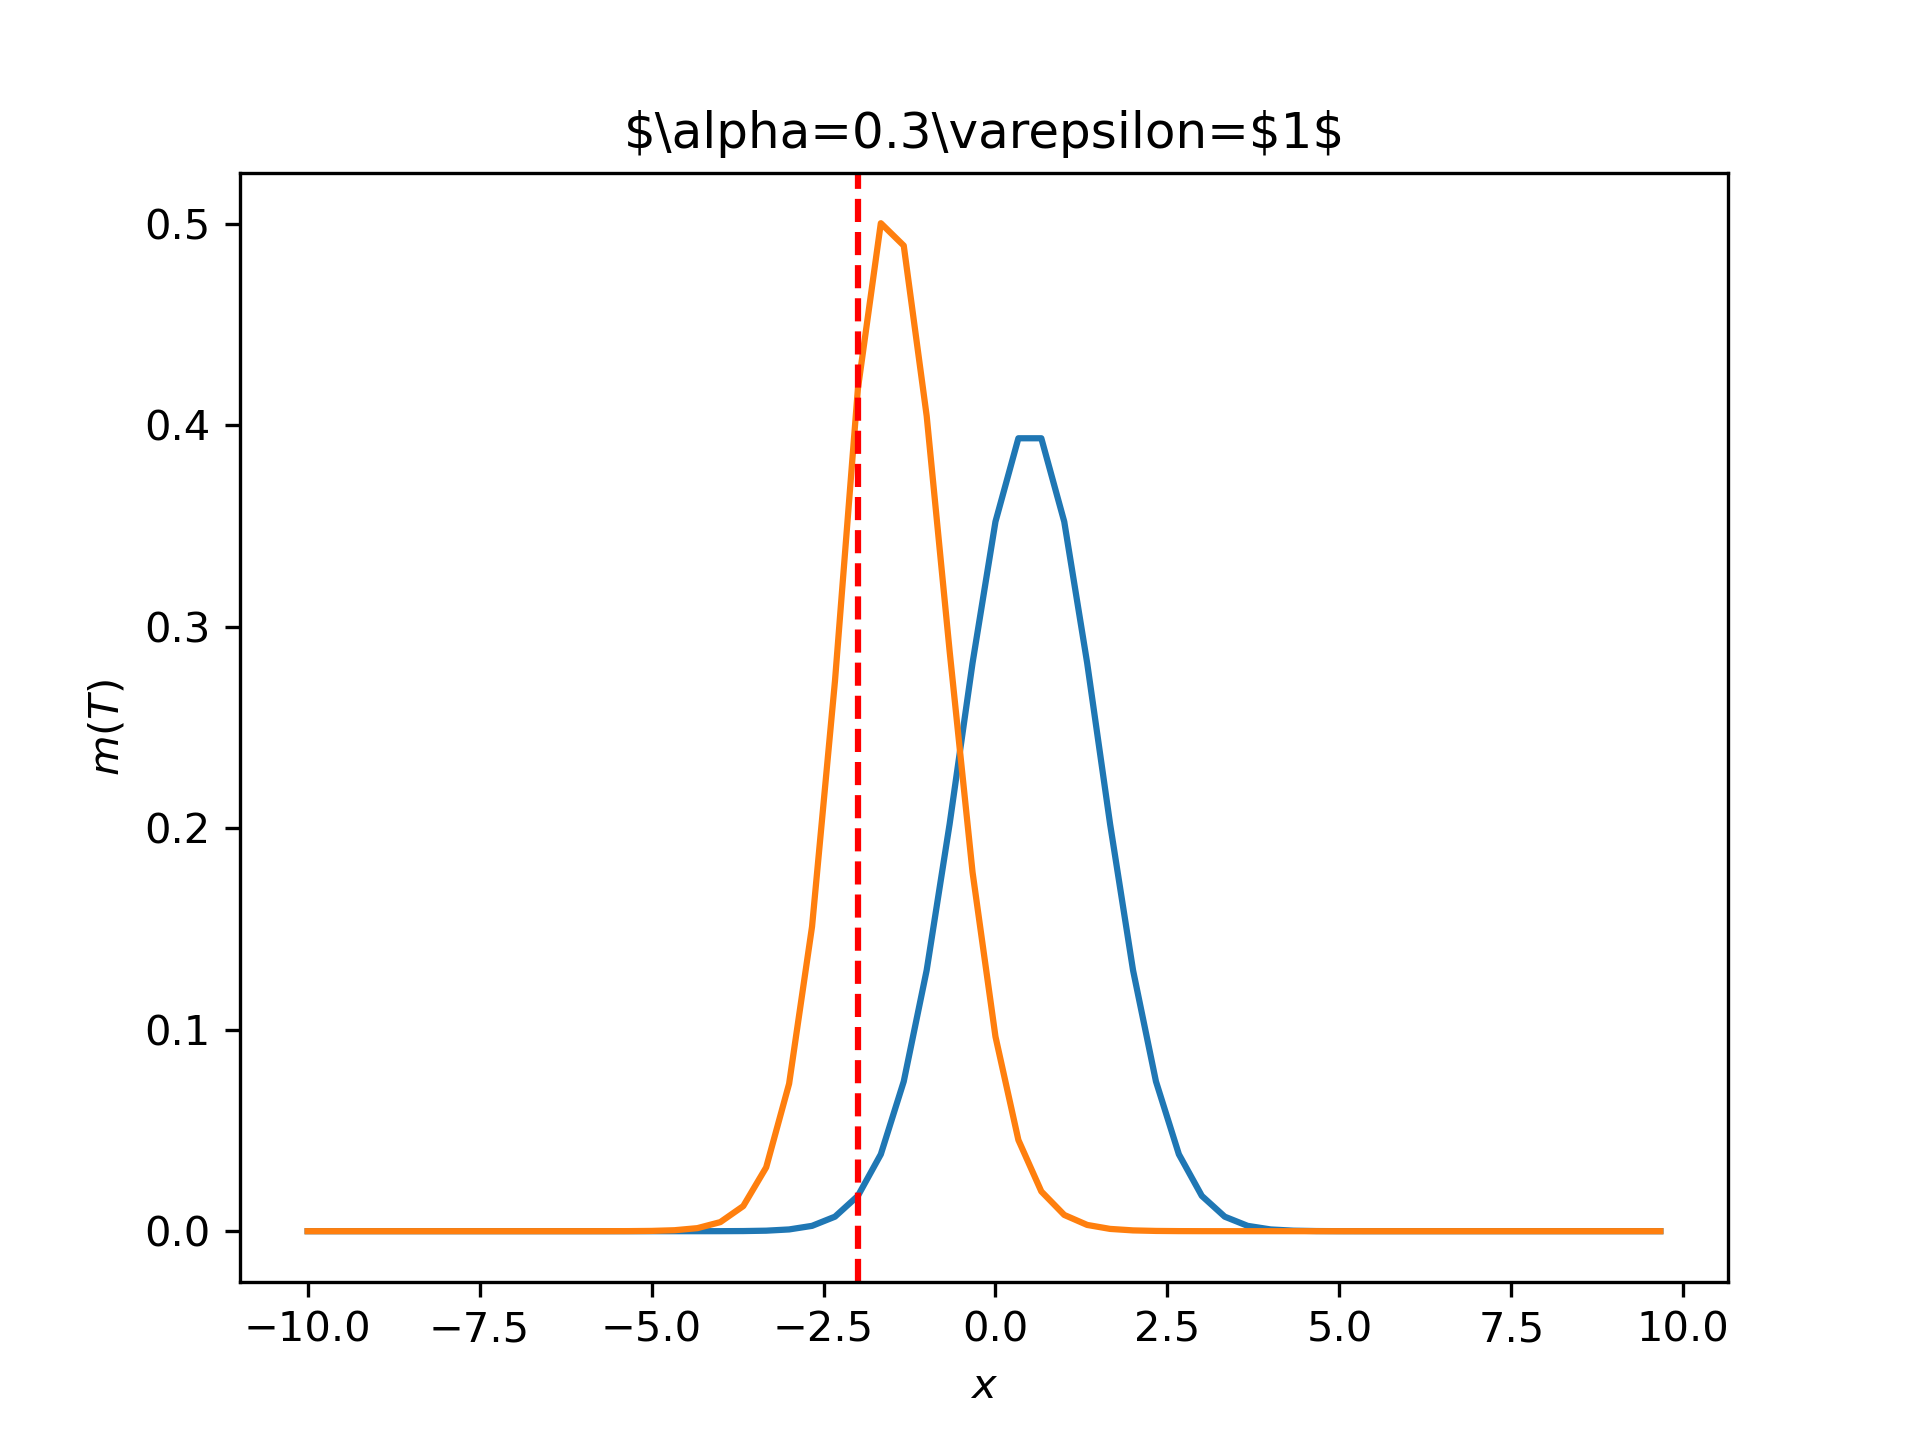

Recreate this plot in Python.
from jax import jacfwd, jit
import jax.numpy as jnp
from jax import vmap
from jax.scipy.stats import norm, truncnorm
import numpy as np
import matplotlib.pyplot as plt
import munch
import os

from matplotlib.lines import Line2D

os.environ["JAX_TRACEBACK_FILTERING"]="off"



x_d = -2
class OnePopulationalMFG(object):
    def __init__(self, T, Nt, xl, xr, N, nu, alpha, eps):
        """
        Input:

        T:          float
                the terminal time

        Nt:         integer
                the number of time intervals

        xl:         float
                the left boundary of the interval

        xr:         float
                the right boundary of the interval

        N:          integer
                the number of intervals

        nu:         float
                the viscosity constant

        alpha:      float
                the coefficient of the susceptibility of the population

        eps:        float
                define the closeness of agents
        """
        self.T = T
        self.Nt = Nt
        self.dt = T / Nt
        self.xl = xl
        self.xr = xr
        self.N = N
        self.nu = nu
        self.alpha = alpha
        self.X = jnp.linspace(xl, xr, N, endpoint=False)
        self.h = (xr - xl) / N
        self.eps = eps

    def m0(self, x):
        #return jnp.ones(x.shape) / (self.xr - self.xl) # we impose the uniform distribution on [-1, 1]

        # midpoint = (self.xr + self.xl) / 2
        midpoint = 0.5
        sigma_mu = 1  # Define your standard deviation
        return truncnorm.pdf(x, loc=midpoint, a=-5, b=5, scale=sigma_mu)

    def uT(self, x):
        return (x - x_d) ** 2  # we suppose that every agent prefers to zero opinion

    def r(self, x, m):
        return 1 / (jnp.sum(vmap(lambda y: self.phi(x, y))(self.X)*m) +1e-10)/self.N

    def phi(self, x, y):
        dist = jnp.minimum(jnp.abs(x - y), self.eps)
        res = jnp.exp(1 - self.eps**2 / (1e-40 + self.eps**2 - dist**2))  #add a small number to prevent from dividing by zero
        return res

    def b(self, x, m):
        interaction = jnp.sum(vmap(lambda y: self.phi(x, y))(self.X) * self.X * m) / self.N

        return self.alpha* x - self.alpha * self.r(x, m) * interaction

    def g(self, x, q1, q2, m):
        p1 = jnp.minimum(q1, 0)
        p2 = jnp.maximum(q2, 0)
        b = self.b(x, m)
        b1 = jnp.minimum(b, 0)
        b2 = jnp.maximum(b, 0)
        return (p1 ** 2) / 2 + (p2 ** 2) / 2 + b1 * q1 + b2 * q2

    def hamilton(self, U, M):
        dUR = (jnp.roll(U, -1) - U)/self.h
        dUL = (U - jnp.roll(U, 1))/self.h

        Hamiltonian = vmap(lambda x, q1, q2: self.g(x, q1, q2, M))(self.X, dUR, dUL)
        return Hamiltonian

    def fp_linearized_part(self, U, M):
        UR = (jnp.roll(U, -1) - U) / self.h
        UL = (U - jnp.roll(U, 1)) / self.h

        URF = UR.flatten()
        ULF = UL.flatten()

        dGq1 = lambda x1, q1, q2: jnp.minimum(q1, 0)
        dGq2 = lambda x1, q1, q2: jnp.maximum(q2, 0)

        dGq1s = vmap(dGq1)(self.X, URF, ULF)
        dGq2s = vmap(dGq2)(self.X, URF, ULF)

        dGq1s = jnp.multiply(dGq1s, M)
        dGq2s = jnp.multiply(dGq2s, M)

        dGqDifference1 = dGq1s - dGq2s

        dGqs2R = jnp.roll(dGq2s, -1)
        dGqs1L = jnp.roll(dGq1s, 1)

        A = - (dGqDifference1 + dGqs2R - dGqs1L) / self.h

        # consider the effect of b(x)
        b = vmap(lambda x: self.b(x, M))(self.X)
        bp1 = lambda x: jnp.minimum(x, 0)
        bp2 = lambda x: jnp.maximum(x, 0)

        bp1s = vmap(bp1)(b)
        bp2s = vmap(bp2)(b)

        bp1s = jnp.multiply(bp1s, M)
        bp2s = jnp.multiply(bp2s, M)

        bpDifference1 = bp1s - bp2s

        bp2sR = jnp.roll(bp2s, -1)
        bp1sL = jnp.roll(bp1s, 1)

        B = - (bpDifference1 + bp2sR - bp1sL) / self.h

        MEQByHands = A + B
        return MEQByHands

    def hjb(self, t, Uk1, Uk, Mk1):
        UR = jnp.roll(Uk, -1)
        UL = jnp.roll(Uk, 1)

        Delta_U = - (2 * Uk - UR - UL) / self.h ** 2

        Dt_U = (Uk1 - Uk) / self.dt

        Hamiltonian = self.hamilton(Uk, Mk1)

        return -Dt_U - self.nu * Delta_U + Hamiltonian - Mk1


    def fp(self, Uk, Mk1, Mk):
        Dt_M = (Mk1 - Mk) / self.dt

        Mk1R = jnp.roll(Mk1, -1)
        Mk1L = jnp.roll(Mk1, 1)

        Delta_M = - (2 * Mk1 - Mk1R - Mk1L) / self.h**2

        adj = self.fp_linearized_part(Uk, Mk1)


        return Dt_M - self.nu * Delta_M + adj

    def hjb_sys(self, U, M):
        """
        Input:

        U:      matrix
            (Nt + 1) x N matrix, each row contains the values of U at the grid points
            the first row represents the time 0 and the last row contains the data at time T

        M:      matrix
            (Nt + 1) x N matrix, each row contains the values of M at the grid points
            the first row represents the time 0 and the last row contains the data at time T
        """
        ts = jnp.linspace(0, self.T, self.Nt + 1)
        hjbs = vmap(self.hjb)(ts[:-1], U[1:, :], U[:-1, :], M[1:, :])

        return hjbs


    def fp_sys(self, U, M):
        fps = vmap(self.fp)(U[:-1, :], M[1:, :], M[:-1, :])

        return fps


    def prolong(self, Uvec, Mvec):
        Umtx = jnp.reshape(Uvec, (self.Nt, self.N))
        Mmtx = jnp.reshape(Mvec, (self.Nt, self.N))

        U = jnp.zeros((self.Nt + 1, self.N))
        M = jnp.zeros((self.Nt + 1, self.N))

        U = U.at[:self.Nt, :].set(Umtx)
        M = M.at[1:, :].set(Mmtx)

        # compute the values of m at time 0 and the values of u at time T
        M0 = vmap(self.m0)(self.X)
        UT = vmap(self.uT)(self.X)

        # U = U.at[self.Nt, :].set(UT)
        M = M.at[0, :].set(M0)
        return U, M

    def hjb_sys_vec(self, Uvec, Mvec):
        U, M = self.prolong(Uvec, Mvec)
        return self.hjb_sys(U, M).flatten()

    def fp_sys_vec(self, Mvec, Uvec):
        U, M = self.prolong(Uvec, Mvec)
        return self.fp_sys(U, M).flatten()

    def solve_hjb(self, U0, M, lr, tol=10**(-6), epoch=100):
        error = 1
        iter_num = 0

        U = U0
        while error > tol and iter_num < epoch:
            b = self.hjb_sys_vec(U, M)
            jacobi = jacfwd(self.hjb_sys_vec)(U, M)
            dz = jnp.linalg.solve(jacobi, b.flatten())
            U = U - lr * dz

            error = jnp.dot(dz, dz)
            print("             the error of solving hjb is {}".format(error))

            iter_num = iter_num + 1

        return U

    def solve_fp(self, M0, U):
        jacobi = jacfwd(self.fp_sys_vec)(M0, U)
        b = self.fp_sys_vec(jnp.zeros(len(jacobi)), U)
        M = jnp.linalg.lstsq(jacobi, -b)
        return M[0]

    def solve(self, tol=10**(-6), epoch=100, hjb_lr = 1, hjb_epoch = 100):
        U = jnp.zeros((self.Nt, self.N)).flatten()
        M = jnp.zeros((self.Nt, self.N)).flatten()

        error = 1
        iter_num = 0
        while error > tol and iter_num < epoch:
            U1 = self.solve_hjb(U, M, hjb_lr, epoch = hjb_epoch)
            M1 = self.solve_fp(M, U1)

            Uerr = U1 - U
            Merr = M1 - M

            error = jnp.dot(Uerr, Uerr) + jnp.dot(Merr, Merr)
            print('the mfg error is {}'.format(error))

            iter_num = iter_num + 1

            U = U1
            M = M1

        U, M = self.prolong(U, M)
        return U, M

cfg = munch.munchify({
    'T' : 7,
    'Nt': 70,
    'xl': -10,
    'xr': 10,
    'N' : 60,
    'nu': 0.5,
    'alpha': 0.01,
    'eps': 0.5,
    'hjb_epoch': 100,
    'hjb_lr': 1,
    'epoch': 100,
    'lr': 1,
    'tol' : 10 ** (-4),
})

dt = cfg.T / cfg.Nt
dx = (cfg.xr-cfg.xl)/cfg.N
if  (2* cfg.nu * dt)<= dx**2:
    solver = OnePopulationalMFG(cfg.T, cfg.Nt, cfg.xl, cfg.xr, cfg.N, cfg.nu, cfg.alpha, cfg.eps)

    TT = jnp.linspace(0, cfg.T, cfg.Nt + 1)
    XX = jnp.linspace(cfg.xl, cfg.xr, cfg.N, endpoint=False)
    TT, XX = jnp.meshgrid(TT, XX)

    U, M = solver.solve(cfg.tol, cfg.epoch, cfg.hjb_lr, cfg.hjb_epoch)

    TT = jnp.linspace(0, cfg.T, cfg.Nt + 1)
    XX = jnp.linspace(-10, 10, cfg.N, endpoint=False)
    # TT, XX = jnp.meshgrid(TT, XX_l)

    # Plot for U[-1, :]
    fig = plt.figure()
    plt.plot(XX, U[-1, :])
    plt.xlabel(r"$x$")
    plt.ylabel(r"$u(T)$")
    plt.title("Final Value Function $u(T)$")

    # Plot for M[-1, :] with a vertical line at x_d
    fig = plt.figure()
    plt.plot(XX, M[0, :], label=r"Initial Distribution")
    plt.plot(XX, M[-1, :], label=r"Final Distribution")

    # param_legend = [Line2D([0], [0], color='none', label=r"$\alpha=\frac{1}{2}, \varepsilon=1$")]
    plt.axvline(x=x_d, color='r', linestyle='--', label=r"Desired opinion $x_{d}$=" + f'{x_d}')

    plt.xlabel(r"$x$")
    plt.ylabel(r"$m(T)$")
    plt.title(r"$\alpha=" +f"{cfg.alpha}" +r",\ \varepsilon=" +f"{cfg.eps}$")
    plt.savefig("one_populational.png", dpi=300)
    plt.legend()
    # plt.legend(handles=param_legend, loc='upper left')
    plt.show()

# # 3D surface plot for U
# fig = plt.figure()
# ax = fig.add_subplot(111, projection='3d')
# surf = ax.plot_surface(TT.T, XX.T, U, cmap='viridis')
# fig.colorbar(surf, label=r"$u$", pad=0.1)
# ax.set_title("Surface Plot of $u$")
# ax.set_xlabel(r"$t$")
# ax.set_ylabel(r"$x$")
# ax.set_zlabel(r"$u$")

# 3D surface plot for M
# fig = plt.figure()
# ax = fig.add_subplot(111, projection='3d')
# surf = ax.plot_surface(TT.T, XX.T, M, cmap='viridis')
# fig.colorbar(surf, label=r"$m$", pad=0.1)
# ax.set_title("Surface Plot of $m$")
# ax.set_xlabel(r"$t$")
# ax.set_ylabel(r"$x$")
# ax.set_zlabel(r"$m$")

# plt.show()